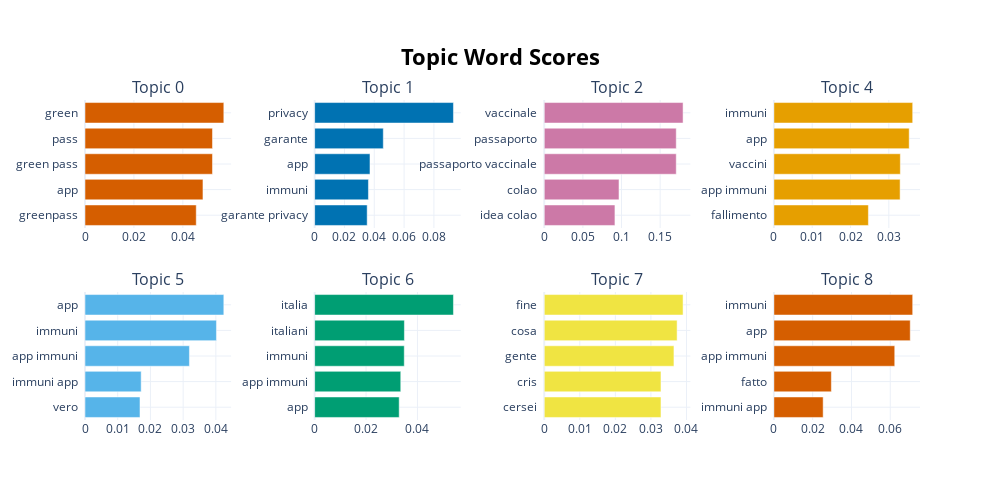

The cell this chart's notebook holds for it:
### Code cell
topic_model2021.visualize_barchart()

### Figure 1 — Plotly figure (JSON) as saved in the notebook; plotly's stock layout.template omitted (floating-point values rounded to 4 significant figures)
{"data": [{"marker": {"color": "#D55E00"}, "orientation": "h", "type": "bar", "x": [0.04547, 0.04822, 0.05211, 0.05211, 0.05674], "xaxis": "x", "y": ["greenpass  ", "app  ", "green pass  ", "pass  ", "green  "], "yaxis": "y"}, {"marker": {"color": "#0072B2"}, "orientation": "h", "type": "bar", "x": [0.03524, 0.03608, 0.03713, 0.04605, 0.0931], "xaxis": "x2", "y": ["garante privacy  ", "immuni  ", "app  ", "garante  ", "privacy  "], "yaxis": "y2"}, {"marker": {"color": "#CC79A7"}, "orientation": "h", "type": "bar", "x": [0.09148, 0.09674, 0.1708, 0.1708, 0.1797], "xaxis": "x3", "y": ["idea colao  ", "colao  ", "passaporto vaccinale  ", "passaporto  ", "vaccinale  "], "yaxis": "y3"}, {"marker": {"color": "#E69F00"}, "orientation": "h", "type": "bar", "x": [0.02466, 0.03294, 0.033, 0.03531, 0.03623], "xaxis": "x4", "y": ["fallimento  ", "app immuni  ", "vaccini  ", "app  ", "immuni  "], "yaxis": "y4"}, {"marker": {"color": "#56B4E9"}, "orientation": "h", "type": "bar", "x": [0.01681, 0.01717, 0.03192, 0.04018, 0.04243], "xaxis": "x5", "y": ["vero  ", "immuni app  ", "app immuni  ", "immuni  ", "app  "], "yaxis": "y5"}, {"marker": {"color": "#009E73"}, "orientation": "h", "type": "bar", "x": [0.0329, 0.03351, 0.03487, 0.03492, 0.05401], "xaxis": "x6", "y": ["app  ", "app immuni  ", "immuni  ", "italiani  ", "italia  "], "yaxis": "y6"}, {"marker": {"color": "#F0E442"}, "orientation": "h", "type": "bar", "x": [0.03283, 0.03283, 0.03648, 0.03737, 0.03904], "xaxis": "x7", "y": ["cersei  ", "cris  ", "gente  ", "cosa  ", "fine  "], "yaxis": "y7"}, {"marker": {"color": "#D55E00"}, "orientation": "h", "type": "bar", "x": [0.02541, 0.02964, 0.06231, 0.0703, 0.07157], "xaxis": "x8", "y": ["immuni app  ", "fatto  ", "app immuni  ", "app  ", "immuni  "], "yaxis": "y8"}], "layout": {"annotations": [{"font": {"size": 16}, "showarrow": false, "text": "Topic 0", "x": 0.0875, "xanchor": "center", "xref": "paper", "y": 1, "yanchor": "bottom", "yref": "paper"}, {"font": {"size": 16}, "showarrow": false, "text": "Topic 1", "x": 0.3625, "xanchor": "center", "xref": "paper", "y": 1, "yanchor": "bottom", "yref": "paper"}, {"font": {"size": 16}, "showarrow": false, "text": "Topic 2", "x": 0.6375, "xanchor": "center", "xref": "paper", "y": 1, "yanchor": "bottom", "yref": "paper"}, {"font": {"size": 16}, "showarrow": false, "text": "Topic 4", "x": 0.9125, "xanchor": "center", "xref": "paper", "y": 1, "yanchor": "bottom", "yref": "paper"}, {"font": {"size": 16}, "showarrow": false, "text": "Topic 5", "x": 0.0875, "xanchor": "center", "xref": "paper", "y": 0.4, "yanchor": "bottom", "yref": "paper"}, {"font": {"size": 16}, "showarrow": false, "text": "Topic 6", "x": 0.3625, "xanchor": "center", "xref": "paper", "y": 0.4, "yanchor": "bottom", "yref": "paper"}, {"font": {"size": 16}, "showarrow": false, "text": "Topic 7", "x": 0.6375, "xanchor": "center", "xref": "paper", "y": 0.4, "yanchor": "bottom", "yref": "paper"}, {"font": {"size": 16}, "showarrow": false, "text": "Topic 8", "x": 0.9125, "xanchor": "center", "xref": "paper", "y": 0.4, "yanchor": "bottom", "yref": "paper"}], "height": 500, "hoverlabel": {"bgcolor": "white", "font": {"family": "Rockwell", "size": 16}}, "showlegend": false, "title": {"font": {"color": "Black", "size": 22}, "text": "<b>Topic Word Scores", "x": 0.5, "xanchor": "center", "yanchor": "top"}, "width": 1000, "xaxis": {"anchor": "y", "domain": [0, 0.175], "showgrid": true}, "xaxis2": {"anchor": "y2", "domain": [0.275, 0.45], "showgrid": true}, "xaxis3": {"anchor": "y3", "domain": [0.55, 0.725], "showgrid": true}, "xaxis4": {"anchor": "y4", "domain": [0.825, 1], "showgrid": true}, "xaxis5": {"anchor": "y5", "domain": [0, 0.175], "showgrid": true}, "xaxis6": {"anchor": "y6", "domain": [0.275, 0.45], "showgrid": true}, "xaxis7": {"anchor": "y7", "domain": [0.55, 0.725], "showgrid": true}, "xaxis8": {"anchor": "y8", "domain": [0.825, 1], "showgrid": true}, "yaxis": {"anchor": "x", "domain": [0.6, 1], "showgrid": true}, "yaxis2": {"anchor": "x2", "domain": [0.6, 1], "showgrid": true}, "yaxis3": {"anchor": "x3", "domain": [0.6, 1], "showgrid": true}, "yaxis4": {"anchor": "x4", "domain": [0.6, 1], "showgrid": true}, "yaxis5": {"anchor": "x5", "domain": [0, 0.4], "showgrid": true}, "yaxis6": {"anchor": "x6", "domain": [0, 0.4], "showgrid": true}, "yaxis7": {"anchor": "x7", "domain": [0, 0.4], "showgrid": true}, "yaxis8": {"anchor": "x8", "domain": [0, 0.4], "showgrid": true}}}
